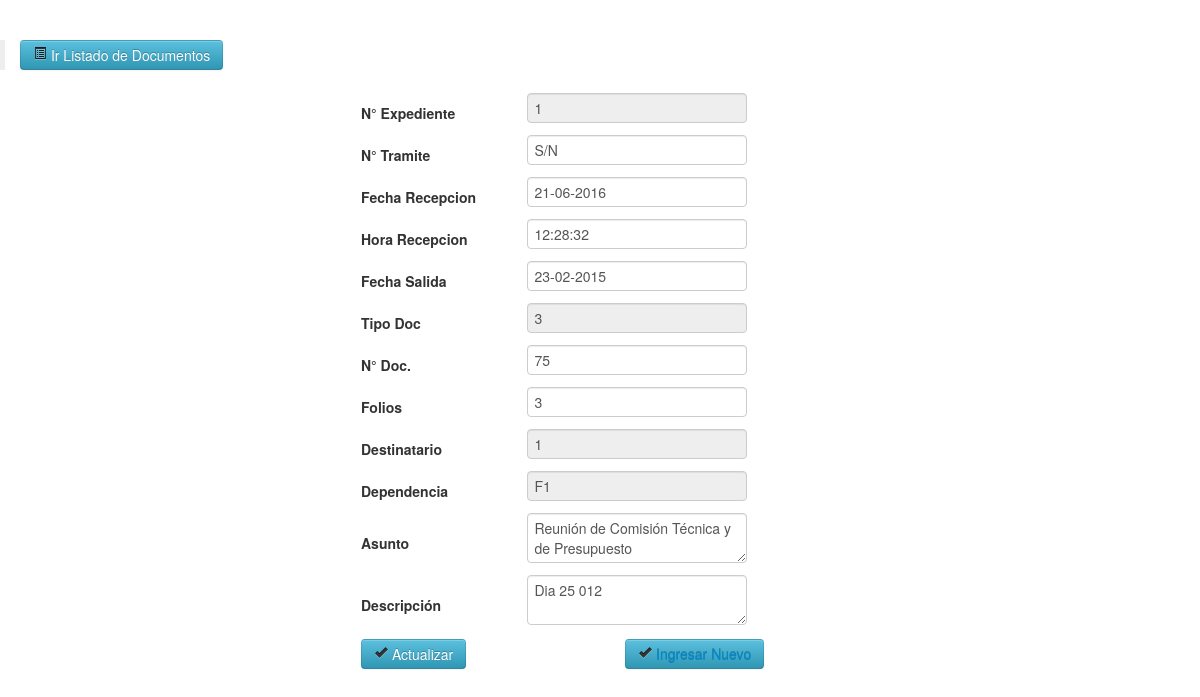
/admin/c_doc2.php?id=13 (signed in), run on the app's committed database.
### tables this page shows
CREATE TABLE IF NOT EXISTS `flujoe` (
  `id` int(10) NOT NULL AUTO_INCREMENT,
  `idexpediente` varchar(10) NOT NULL,
  `tramite` varchar(20) NOT NULL,
  `fecha` varchar(10) NOT NULL,
  `hora` varchar(10) NOT NULL,
  `fechas` varchar(10) NOT NULL,
  `tipodoc` varchar(10) NOT NULL,
  `ndoc` varchar(100) NOT NULL,
  `folios` varchar(10) NOT NULL,
  `procedencia` varchar(10) NOT NULL,
  `dependencia` varchar(10) NOT NULL,
  `asunto` varchar(200) NOT NULL,
  `descripcion` varchar(900) NOT NULL,
  `area` int(10) NOT NULL,
  `codep` varchar(10) NOT NULL,
  `estado` varchar(10) NOT NULL,
  PRIMARY KEY (`id`)
);

### admin/c_doc2.php (the view, shortened to what this page needs)
<?php
$nombre='';$tramite='';$tipodoc='';$fecha='';$hora='';$fechas='';$folios='';$ndoc='';$procedencia='';$dependencia='';$asunto='';$descripcion='';
if(!empty($_GET['id'])){
	$id=$_GET['id'];
	$can=mysql_query("SELECT * FROM flujoe where id=$id");
	if($dato=mysql_fetch_array($can)){
		$nombre=$dato['idexpediente'];
		$tramite=$dato['tramite'];
		$hora=$dato['hora'];
		$tipodoc=$dato['tipodoc'];
		$ndoc=$dato['ndoc'];
		$fechas=$dato['fechas'];
		$folios=$dato['folios'];
		$procedencia=$dato['procedencia'];
		$dependencia=$dato['dependencia'];
		$asunto=$dato['asunto'];
		$descripcion=$dato['descripcion'];
		$boton="Actualizar";
	}
}else{
	$id='';
	$boton="Guardar";
}
?>
<!DOCTYPE html>
<html lang="en">
<head>
	<link href="css/bootstrap.css" rel="stylesheet">
	<link href="css/bootstrap-responsive.css" rel="stylesheet">
	<link href="css/docs.css" rel="stylesheet">
	<link href="js/google-code-prettify/prettify.css" rel="stylesheet">
  </head>
  <body data-spy="scroll" data-target=".bs-docs-sidebar">
  	<blockquote>
  		<a href="l_doc2.php" class="btn btn-info"><i class="icon-list-alt"></i> Ir Listado de Documentos</a>
  	</blockquote>
  	<div align="center">
  		<form name="form1" method="post" action="">
  			<table width="40%" border="0">
  				<tr>
  					<td colspan="3"><?php
  		?></td>
  	</tr>
  	<tr>
  		<td width="44%"><strong>N° Expediente</strong></td>
  		<td colspan="2">
  			<?php
  			if(!empty($nombre)){
  				echo '<input type="text" name="nombre" id="nombre" value='.$nombre.' readonly>';
  			}else{
  				$query=mysql_query("select max(id) as id from expedientee");
  				$fila=mysql_fetch_array($query);
  				$ultimo=$fila['id']+1;
  				echo '<input type="text" name="nombre" id="nombre" value='.$ultimo.' readonly>';
  			}
  			?>
  		</td>
  	</tr>
  	<tr>
  		<td width="44%"><strong>N° Tramite</strong></td>
  		<td colspan="2">
  			<?php
  			if(!empty($tramite)){
  				echo '<input type="text" name="tramite" id="tramite" value='.$tramite.' >';
  			}else{
  				echo '<input type="text" name="tramite" id="tramite"  >';
  			}
  			?>
  		</td>
  	</tr>
  	<tr>
  		<td><strong>Fecha Recepcion</strong></td>
  		<td colspan="2">
  			<?php
  			if(!empty($fecha)){
  				echo '<input type="text" name="fecha" id="fecha" value='.$fecha.' required>';
  			}else{
  				$fecha=date("d-m-Y");
  				echo '<input type="text" name="fecha" id="fecha" value='.$fecha.' required>';
  			}
  			?>
  		</td>
  	</tr>
  	<tr>
  		<td><strong>Hora Recepcion</strong></td>
  		<td colspan="2">
  			<?php
  			if(!empty($hora)){
  				echo '<input type="text" name="hora" id="hora" value='.$hora.' required>';
  			}else{
  				$hora=date("H:i:s");
  				echo '<input type="text" name="hora" id="hora" value='.$hora.' >';
  			}
  			?>
  		</td>
  	</tr>
  	<tr>
  		<td><strong>Fecha Salida</strong></td>
  		<td colspan="2">
  			<?php
  			if(!empty($fechas)){
  				echo '<input type="text" name="fechas" id="fechas" value='.$fechas.' required>';
  			}else{
  				$fechas=date("d-m-Y");
  				echo '<input type="text" name="fechas" id="fechas" value='.$fechas.' >';
  			}
  			?>
  		</td>
  	</tr>
  	<tr>
  		<td><strong>Tipo Doc</strong></td>
  		<td colspan="2">
  			<?php
  			if(!empty($tipodoc)){
  				echo '<input type="text" name="tipodoc" id="tipodoc" value='.$tipodoc.' readonly>';
  			}
  			?>
  		</td>
  	</tr>
  	<tr>
  		<td><strong>N° Doc.</strong></td>
  		<td colspan="2">
  			<?php
  			if(!empty($ndoc)){
  				echo '<input type="text" name="ndoc" id="ndoc" value='.$ndoc.' >';
  			}else{
  				echo '<input type="text" name="ndoc" id="ndoc" value="" onKeyUp="this.value=this.value.toUpperCase();" >';
  			}
  			?>
  		</td>
  	</tr>
  	<tr>
  		<td><strong>Folios</strong></td>
  		<td colspan="2">
  			<?php
  			if(!empty($folios)){
  				echo '<input type="text" name="folios" id="folios" value='.$folios.' >';
  			}else{
  				echo '<input type="text" name="folios" id="folios" value='.$folios.' >';
  			}
  			?>
  		</td>
  	</tr>
  	<tr>
  		<td><strong>Destinatario</strong></td>
  		<td colspan="2">
  			<?php
  			if(!empty($procedencia)){
  				echo '<input type="text" name="procedencia" id="procedencia" value='.$procedencia.' readonly>';
  			}else{
  				echo "<select name='procedencia' id='procedencia' required>";
  				echo "<option value=''>Seleccionar...</option>";
  			}
  			?>
  		</td>
  	</tr>
  	<tr>
  		<td><strong>Dependencia</strong></td>
  		<td colspan="2">
  			<?php
  			if(!empty($dependencia)){
  				echo '<input type="text" name="dependencia" value='.$dependencia.' readonly>';
  			}else{
  				echo "<select name='dependencia' id='dependencia' required>";
  				echo "<option value=''>Seleccionar...</option>";
  			}
  			?>
  		</td>
  	</tr>
  	<tr>
  		<td><strong>Asunto</strong></td>
  		<td colspan="2">
  			<?php
  			if(!empty($asunto)){
  				echo '<textarea name="asunto" id="asunto"  required>'.$asunto.'</textarea>';
  			}else{
  				echo '<textarea name="asunto" id="asunto"  required></textarea>';
  			}
  			?>
  		</td>
  	</tr>
  	<tr>
  		<td><strong>Descripción</strong></td>
  		<td colspan="2">
  			<?php
  			if(!empty($descripcion)){
  				echo '<textarea name="descripcion" id="descripcion"  required>'.$descripcion.'</textarea>';
  			}else{
  				echo '<textarea name="descripcion" id="descripcion"  required></textarea>';
  			}
  			?>
  		</td>
  	</tr>
  	<tr>
  		<td><strong></strong></td>
  		<td colspan="2">
  		</td>
  	</tr>
  	<tr>
  		<td colspan="2">
  			<button type="submit" class="btn btn-info"><i class="icon-ok"></i> <?php echo $boton; ?></button>   </td>
  			<td width="56%">
  				<?php if($boton=='Actualizar'){
  					echo '<button class="btn btn-info"><a href="c_doc.php"><i class="icon-ok"></i> Ingresar Nuevo</a></button>';
  				} ?>
  			</td>
  		</tr>
  		<tr>
  			<td colspan="3">
  			</td>
  		</tr>
  		<tr>
  			<td colspan="3">&nbsp;</td>
  		</tr>
  	</table>
  </form>
</div>
</body>
</html>

### admin/css/docs.css (style rules this page uses)
body { position: relative; padding-top: 40px; }

### data on the page
flujoe: nombre "1", tramite "S/N", hora "12:28:32", fechas "23-02-2015", tipodoc "3", ndoc "75", folios "3", procedencia "1", dependencia "F1", asunto "Reunión de Comisión Técnica y de Presupuesto", descripcion "Dia 25 012"

### other printed values
$boton "Actualizar"
